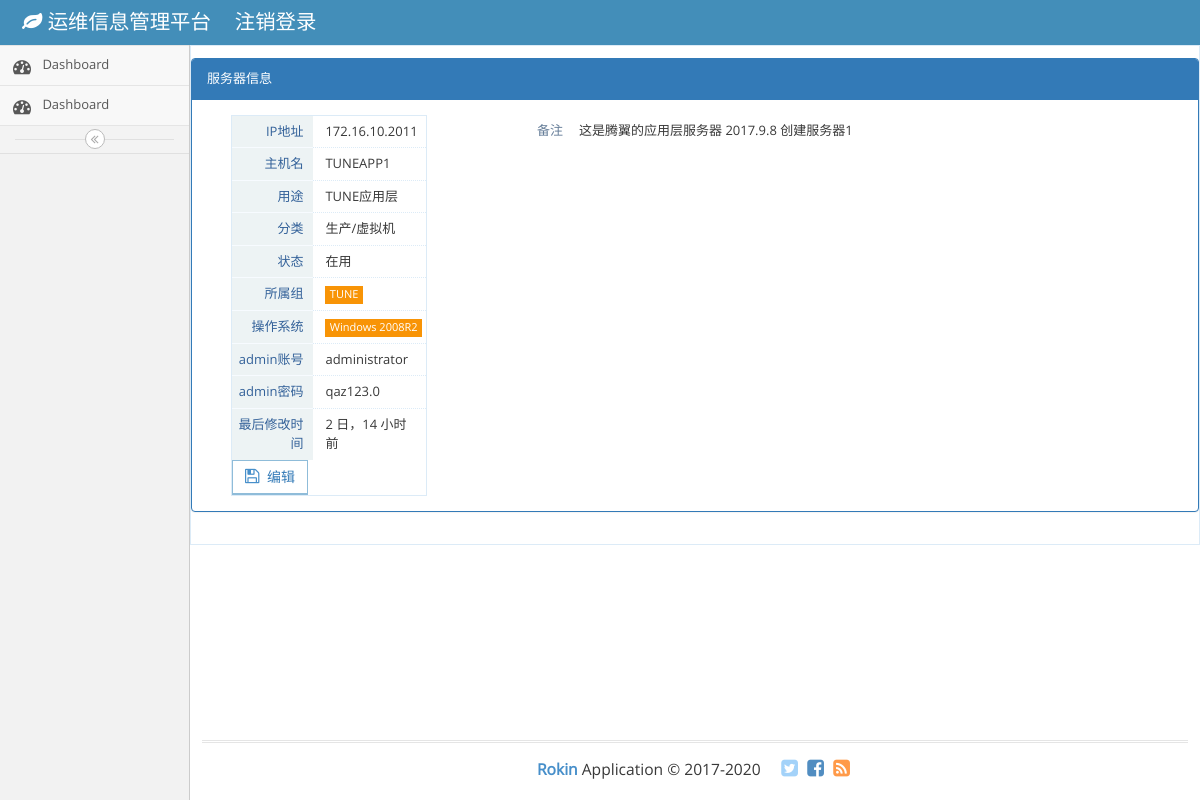
/post/1/, run on an earlier commit of the app's database.
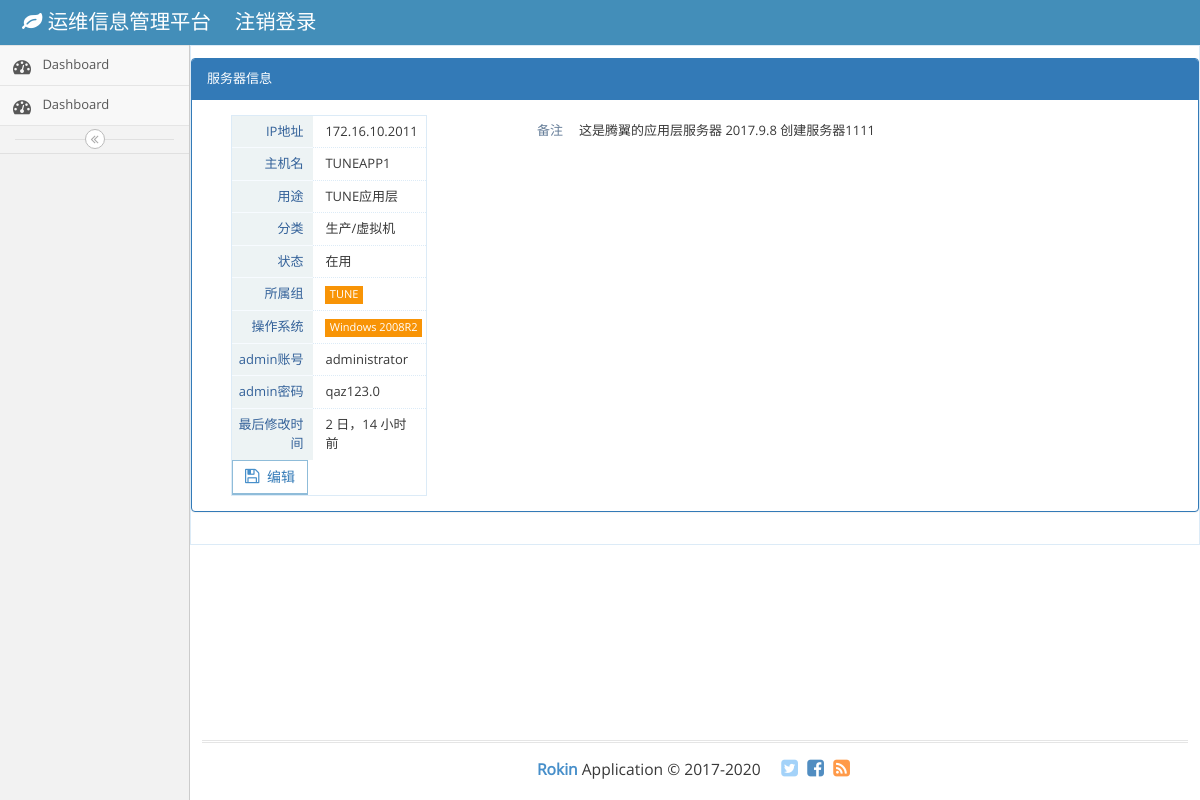
And on a later commit of the database.
### app/models.py (models this page shows, shortened)
class Host(models.Model):
    ip = models.CharField(max_length=20)
    host_name = models.CharField(max_length=50)
    host_purpose = models.CharField(max_length=100, blank=True)
    host_status = models.ForeignKey(Host_status)
    Host_category = models.ForeignKey(HostCategorys)
    Host_group = models.ForeignKey(HostGroups)
    Host_operatingsystem = models.ForeignKey(OperatingSystems)
    admin_Account = models.CharField(max_length=50, blank=True)
    admin_password = models.CharField(max_length=50, blank=True)
    Host_body = models.TextField(max_length=1000, blank=True)
    created_time = models.DateTimeField(auto_now_add=True)
    modified_time = models.DateTimeField(auto_now_add=True)

class HostCategorys(models.Model):
    category = models.CharField(max_length=70)
    def __str__(self):
        return self.category

class Host_status(models.Model):
    status = models.CharField(max_length=10)
    def __str__(self):
        return self.status

class HostGroups(models.Model):
    group = models.CharField(max_length=70)
    def __str__(self):
        return self.group

class OperatingSystems(models.Model):
    operatingsystem = models.CharField(max_length=30)
    def __str__(self):
        return self.operatingsystem

### app/views.py (the view)
# urls.py: url(r'^post/(?P<pk>[0-9]+)/$', views.HostDetailView.as_view(), name='host_detail'),
class HostDetailView(DetailView):
    model = Host
    template_name = 'app/host_detail.html'
    context_object_name = 'post'

### templates/app/host_detail.html (shortened to what the changed rows need)
{% extends 'app/base.html' %}
{% load staticfiles %}
{% block main %}
    <div class="table-detail">
        <div class="row">
            <div class="panel panel-primary">
                <div class="panel-body">
                    <div class="col-xs-12 col-sm-3">
                        <div class="profile-user-info profile-user-info-striped">
                            <div class="profile-info-row">
                                <div class="profile-info-value">
                                    <span>{{ post.ip }}</span>
                                </div>
                            </div>
                            <div class="profile-info-row">
                                <div class="profile-info-value">
                                    <span>{{ post.host_name }}</span>
                                </div>
                            </div>
                            <div class="profile-info-row">
                                <div class="profile-info-value">
                                    <span>{{ post.host_purpose }}</span>
                                </div>
                            </div>
                            <div class="profile-info-row">
                                <div class="profile-info-value">
                                    <span>{{ post.Host_category }}</span>
                                </div>
                            </div>
                            <div class="profile-info-row">
                                <div class="profile-info-value">
                                    <span>{{ post.host_status }}</span>
                                </div>
                            </div>
                            <div class="profile-info-row">
                                <div class="profile-info-value">
                                    <span class="label label-sm label-warning">{{ post.Host_group }}</span>
                                </div>
                            </div>
                                <div class="profile-info-row">
                                <div class="profile-info-value">
                                    <span class="label label-sm label-warning">{{ post.Host_operatingsystem }}</span>
                                </div>
                            </div>
                            <div class="profile-info-row">
                                <div class="profile-info-value">
                                    <span>{{ post.admin_Account }}</span>
                                </div>
                            </div>
                            <div class="profile-info-row">
                                <div class="profile-info-value">
                                    <span>{{ post.admin_password }}</span>
                                </div>
                            </div>
                            <div class="profile-info-row">
                                <div class="profile-info-value">
                                    <span>{{ post.modified_time|timesince }} 前</span>
                                </div>
                            </div>
                        </div>
                    </div>
                    <div class="col-xs-12 col-lg-6">
                        <div>
                            <div class="profile-info-row">
                                <div class="profile-info-value">
                                    <span>{{ post.Host_body }}</span>
                                </div>
                            </div>
                        </div>
                    </div>
                </div>
            </div>
        </div>
    </div>
{% endblock main %}

What changed in the data, as far as the page shows it:
changed Host "TUNEAPP1": Host_body "这是腾翼的应用层服务器 2017.9.8 创建服务器1" → "这是腾翼的应用层服务器 2017.9.8 创建服务器1111"
